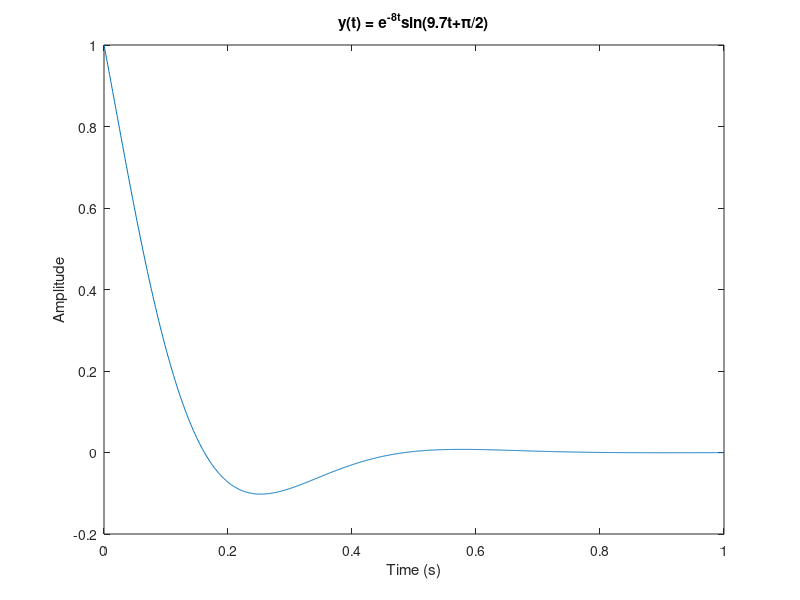

This figure's MATLAB source:
t = linspace(0, 1, 1000);
y = exp(-8*t) .* sin(9.7*t + pi/2);
plot(t, y);
xlabel('Time (s)');
ylabel('Amplitude');
title('y(t) = e^{-8t}sin(9.7t+\pi/2)');
